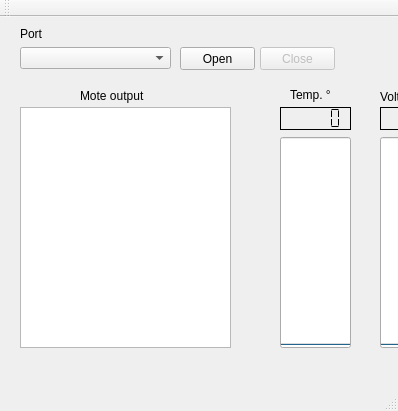
<?xml version="1.0" encoding="UTF-8"?>
<ui version="4.0">
 <class>MainWindow</class>
 <widget class="QMainWindow" name="MainWindow">
  <property name="geometry">
   <rect>
    <x>0</x>
    <y>0</y>
    <width>398</width>
    <height>411</height>
   </rect>
  </property>
  <property name="windowTitle">
   <string>MainWindow</string>
  </property>
  <widget class="QWidget" name="centralWidget">
   <widget class="QTextEdit" name="textEdit_Status">
    <property name="enabled">
     <bool>true</bool>
    </property>
    <property name="geometry">
     <rect>
      <x>20</x>
      <y>90</y>
      <width>211</width>
      <height>241</height>
     </rect>
    </property>
   </widget>
   <widget class="QComboBox" name="comboBox_Interface">
    <property name="geometry">
     <rect>
      <x>20</x>
      <y>30</y>
      <width>151</width>
      <height>22</height>
     </rect>
    </property>
   </widget>
   <widget class="QLabel" name="label">
    <property name="geometry">
     <rect>
      <x>20</x>
      <y>10</y>
      <width>46</width>
      <height>13</height>
     </rect>
    </property>
    <property name="text">
     <string>Port</string>
    </property>
   </widget>
   <widget class="QPushButton" name="pushButton_open">
    <property name="geometry">
     <rect>
      <x>180</x>
      <y>30</y>
      <width>75</width>
      <height>23</height>
     </rect>
    </property>
    <property name="text">
     <string>Open</string>
    </property>
   </widget>
   <widget class="QPushButton" name="pushButton_close">
    <property name="enabled">
     <bool>false</bool>
    </property>
    <property name="geometry">
     <rect>
      <x>260</x>
      <y>30</y>
      <width>75</width>
      <height>23</height>
     </rect>
    </property>
    <property name="text">
     <string>Close</string>
    </property>
   </widget>
   <widget class="QLCDNumber" name="lcdNumber_light">
    <property name="geometry">
     <rect>
      <x>280</x>
      <y>90</y>
      <width>71</width>
      <height>23</height>
     </rect>
    </property>
    <property name="frameShape">
     <enum>QFrame::Box</enum>
    </property>
    <property name="frameShadow">
     <enum>QFrame::Plain</enum>
    </property>
    <property name="segmentStyle">
     <enum>QLCDNumber::Flat</enum>
    </property>
   </widget>
   <widget class="QLabel" name="label_light">
    <property name="geometry">
     <rect>
      <x>290</x>
      <y>70</y>
      <width>41</width>
      <height>16</height>
     </rect>
    </property>
    <property name="text">
     <string>Temp. °C</string>
    </property>
   </widget>
   <widget class="QProgressBar" name="progressBar_light">
    <property name="geometry">
     <rect>
      <x>280</x>
      <y>120</y>
      <width>71</width>
      <height>211</height>
     </rect>
    </property>
    <property name="maximum">
     <number>40</number>
    </property>
    <property name="value">
     <number>0</number>
    </property>
    <property name="textVisible">
     <bool>false</bool>
    </property>
    <property name="orientation">
     <enum>Qt::Vertical</enum>
    </property>
    <property name="invertedAppearance">
     <bool>false</bool>
    </property>
   </widget>
   <widget class="QLabel" name="label_2">
    <property name="geometry">
     <rect>
      <x>80</x>
      <y>70</y>
      <width>101</width>
      <height>17</height>
     </rect>
    </property>
    <property name="text">
     <string>Mote output</string>
    </property>
   </widget>
   <widget class="QLCDNumber" name="lcdNumber_light_2">
    <property name="geometry">
     <rect>
      <x>380</x>
      <y>90</y>
      <width>71</width>
      <height>23</height>
     </rect>
    </property>
    <property name="frameShape">
     <enum>QFrame::Box</enum>
    </property>
    <property name="frameShadow">
     <enum>QFrame::Plain</enum>
    </property>
    <property name="segmentStyle">
     <enum>QLCDNumber::Flat</enum>
    </property>
   </widget>
   <widget class="QProgressBar" name="progressBar_light_2">
    <property name="geometry">
     <rect>
      <x>380</x>
      <y>120</y>
      <width>71</width>
      <height>211</height>
     </rect>
    </property>
    <property name="maximum">
     <number>40</number>
    </property>
    <property name="value">
     <number>0</number>
    </property>
    <property name="textVisible">
     <bool>false</bool>
    </property>
    <property name="orientation">
     <enum>Qt::Vertical</enum>
    </property>
    <property name="invertedAppearance">
     <bool>false</bool>
    </property>
   </widget>
   <widget class="QLabel" name="label_light_2">
    <property name="geometry">
     <rect>
      <x>380</x>
      <y>70</y>
      <width>61</width>
      <height>20</height>
     </rect>
    </property>
    <property name="text">
     <string>Volt. V</string>
    </property>
   </widget>
  </widget>
  <widget class="QMenuBar" name="menuBar">
   <property name="geometry">
    <rect>
     <x>0</x>
     <y>0</y>
     <width>398</width>
     <height>25</height>
    </rect>
   </property>
  </widget>
  <widget class="QToolBar" name="mainToolBar">
   <attribute name="toolBarArea">
    <enum>TopToolBarArea</enum>
   </attribute>
   <attribute name="toolBarBreak">
    <bool>false</bool>
   </attribute>
  </widget>
  <widget class="QStatusBar" name="statusBar"/>
 </widget>
 <layoutdefault spacing="6" margin="11"/>
 <resources/>
 <connections/>
</ui>
